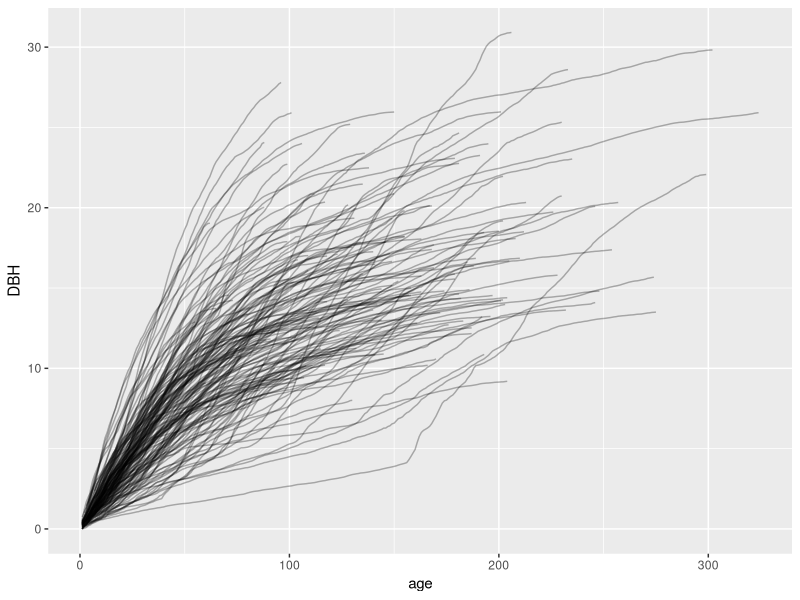
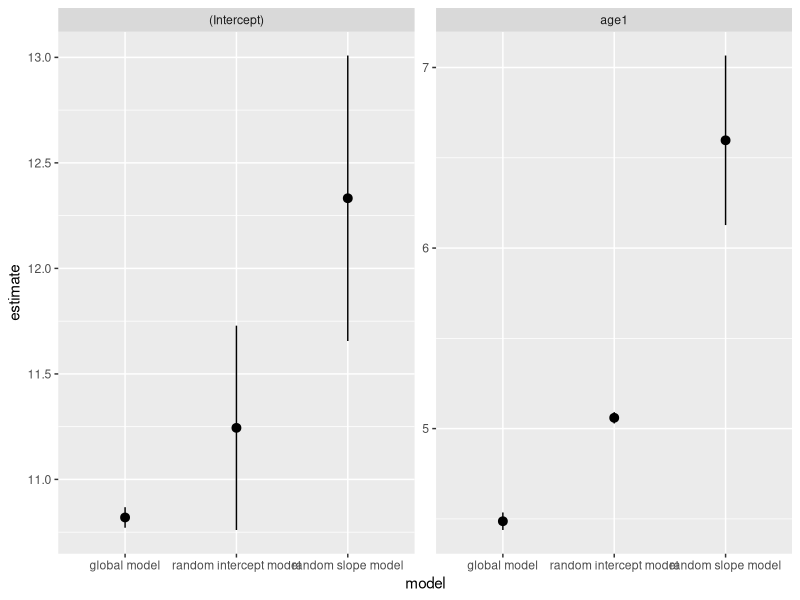

R code for these plots, in order:
library(tidyverse)

# Task 1
dat <- read_delim("data/pines/Data1.txt")
head(dat)

ggplot(dat, aes(age, DBH, group = core.code)) + 
  geom_line(alpha = 0.3)

# Task 2
# 2. Fit the following models:

#  a. A model 𝐷𝐵𝐻 = 𝛽0 + 𝛽1𝑎𝑔𝑒 for each individual tree.

dat |> nest(trees = -core.code) |> 
  mutate(mod = lapply(trees, function(x) lm(DBH ~ age, data = x)))

m1 <- dat |> nest(trees = -core.code) |> 
  mutate(mod = map(trees, ~ lm(DBH ~ age, data = .)))

library(broom)
m1 <- m1 |> mutate(mod = map(mod, tidy)) |> 
  select(-trees) |> 
  unnest(cols = mod)

# to wide
m1 |> select(core.code:estimate) |> 
  pivot_wider(names_from = term, values_from = estimate)

m1 |> group_by(term) |> summarize(mean = mean(estimate))

# b. A global model 𝐷𝐵𝐻 = 𝛽0 + 𝛽1𝑎𝑔𝑒.
m2 <- lm(DBH ~ age, data = dat)
m2

# c. A global model 𝐷𝐵𝐻 = 𝛽0 + 𝛽1𝑎𝑔𝑒 + 𝛽2 𝑖𝑑 + 𝛽3𝑎𝑔𝑒 ⋅ 𝑖𝑑.
m3 <- lm(DBH ~ age * core.code, data = dat)
summary(m3)


# d. The same model as in b), but with a random intercept.
library(lme4)
m4 <- lmer(DBH ~ age + (1 | core.code), data = dat)

summary(m4)
fixef(m4)
ranef(m4)


# e. The same model as in b), but with a random intercept and random slope.

m5 <- lmer(DBH ~ age + (age | core.code), data = dat)
dat$age1 <- scale(dat$age)
m5 <- lmer(DBH ~ age1 + (age1 | core.code), data = dat)

summary(m5)

# Task3
m2 <- lm(DBH ~ age1, data = dat)
m4 <- lmer(DBH ~ age1 + (1 | core.code), data = dat)
m5 <- lmer(DBH ~ age1 + (age1 | core.code), data = dat)

library(broom.mixed)

bind_rows(
m2 |> tidy(conf.int = TRUE) |> 
  select(term, estimate, conf.low, conf.high) |> 
  mutate(model = "global model"),
m4 |> tidy(conf.int = TRUE, effects = "fixed") |> 
  select(term, estimate, conf.low, conf.high) |> 
  mutate(model = "random intercept model"),
m5 |> tidy(conf.int = TRUE, effects = "fixed") |> 
  select(term, estimate, conf.low, conf.high) |> 
  mutate(model = "random slope model")
) |> ggplot(
  aes(model, estimate, ymin = conf.low, ymax = conf.high)
) + geom_pointrange() +
  facet_wrap(~ term, scale = "free")
